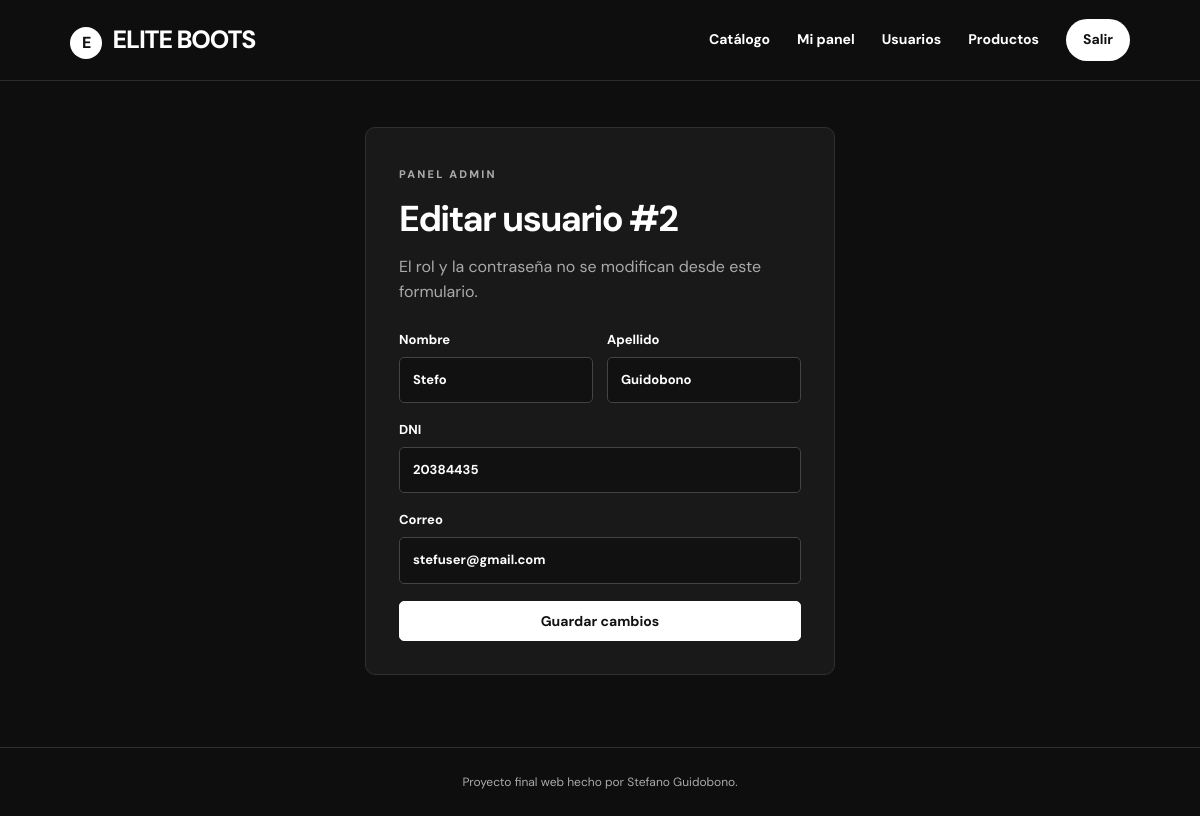
The app's page /editar_usuario.php?id=2 (signed in) with its own data.
### tables this page shows
CREATE TABLE `usuarios` (
  `id` int(10) UNSIGNED NOT NULL,
  `nombre` varchar(80) NOT NULL,
  `apellido` varchar(80) NOT NULL,
  `dni` varchar(9) NOT NULL,
  `correo` varchar(150) NOT NULL,
  `clave_hash` varchar(255) NOT NULL,
  `rol` enum('usuario','admin') NOT NULL DEFAULT 'usuario',
  `creado_en` datetime NOT NULL DEFAULT current_timestamp(),
  `archivado_en` datetime DEFAULT NULL
);

### funciones.php (called while the page is built, shortened)
<?php
function escapar($dato): string {
    return htmlspecialchars((string) $dato, ENT_QUOTES | ENT_SUBSTITUTE, 'UTF-8');
}

### editar_usuario.php (the view, shortened to what this page needs)
<?php
require 'funciones.php';exigir_admin();require 'conexion.php';
$id=filter_input(INPUT_GET,'id',FILTER_VALIDATE_INT);
$st=$pdo->prepare('SELECT id,nombre,apellido,dni,correo,rol FROM usuarios WHERE id=? AND archivado_en IS NULL');$st->execute([$id]);$datos=$st->fetch();
$titulo='Editar usuario';require 'encabezado.php'; ?>
<section class="form-centro"><div class="panel"><span class="etiqueta">PANEL ADMIN</span><h1>Editar usuario #<?= (int)$id ?></h1><p>El rol y la contraseña no se modifican desde este formulario.</p>
<form method="post" action="editar_usuario.php?id=<?= (int)$id ?>"><input type="hidden" name="csrf" value="<?= escapar(token_csrf()) ?>"><div class="dos-columnas"><label>Nombre<input required maxlength="80" name="nombre" value="<?= escapar($datos['nombre']) ?>"></label><label>Apellido<input required maxlength="80" name="apellido" value="<?= escapar($datos['apellido']) ?>"></label></div><label>DNI<input required maxlength="9" name="dni" value="<?= escapar($datos['dni']) ?>"></label><label>Correo<input type="email" required maxlength="150" name="correo" value="<?= escapar($datos['correo']) ?>"></label><button class="boton ancho">Guardar cambios</button></form></div></section>
<?php require 'pie.php'; ?>

### css/estilos.css (style rules this page uses)
:root { --fondo:#fff;--texto:#161616;--suave:#696969;--acento:#161616;--borde:#e6e6e6;--claro:#f5f5f5 }
* { box-sizing:border-box }
body { margin:0;background:var(--fondo);color:var(--texto);font-family:'DM Sans',Arial,sans-serif;line-height:1.55 }
.etiqueta { font-size:11px;font-weight:800;letter-spacing:2.2px;color:#737373;text-transform:uppercase }
.tarjeta,.panel { background:white;border:1px solid var(--borde);border-radius:8px;padding:27px }
.panel>p,.tarjeta p { color:var(--suave) }
.form-centro { width:100%;max-width:470px;margin:45px auto 30px }
.form-centro .panel { padding:42px 38px;border-radius:10px }
.panel h1 { font-size:36px;letter-spacing:-1.6px;line-height:1.15;margin:12px 0 }
.panel form { margin-top:25px }
label { display:block;font-size:13px;font-weight:700;margin-bottom:17px }
input,textarea { font:inherit;width:100%;padding:12px 13px;background:#fff;border:1px solid #d3d3d3;border-radius:5px;margin-top:7px;color:var(--texto) }
.dos-columnas { display:grid;grid-template-columns:repeat(2,minmax(0,1fr));gap:14px }
.boton { display:inline-block;background:#151515;border:1px solid #151515;border-radius:25px;color:white;padding:12px 24px;font-weight:700;font-size:14px;cursor:pointer;font-family:inherit;text-align:center;transition:background .15s }
.ancho { width:100% }
:root { --fondo:#0e0e0e;--texto:#f6f6f6;--suave:#a7a7a7;--acento:#fff;--borde:#303030;--claro:#1a1a1a }
body { background:var(--fondo);color:var(--texto) }
.etiqueta { color:#aaa }
.panel,.tarjeta { background:#191919;color:#fff;border:1px solid #303030;border-radius:7px;padding:23px }
.panel h1 { color:#fff }
.panel>p,.tarjeta p { color:#aaa }
.boton { background:#fff;border-color:#fff;color:#111;border-radius:5px;padding:10px 18px }
input,textarea { background:#111;color:#fff;border-color:#444 }
input::placeholder,textarea::placeholder { color:#999 }
.form-centro { margin:22px auto }
.form-centro .panel { background:#191919;padding:33px }

### records on screen
usuarios: nombre "Stefo", apellido "Guidobono", dni "20384435", correo "stefuser@gmail.com"

### other values on screen
$id "2"
